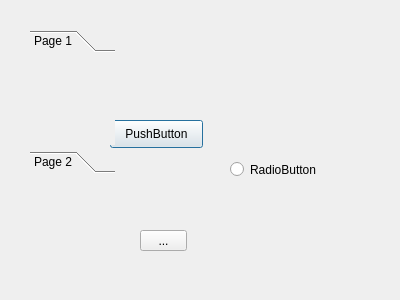
<?xml version="1.0" encoding="UTF-8"?>
<ui version="4.0">
 <class>TestDialog</class>
 <widget class="QDialog" name="TestDialog">
  <property name="geometry">
   <rect>
    <x>0</x>
    <y>0</y>
    <width>400</width>
    <height>300</height>
   </rect>
  </property>
  <property name="windowTitle">
   <string>Dialog</string>
  </property>
  <widget class="QPushButton" name="pushButton">
   <property name="geometry">
    <rect>
     <x>110</x>
     <y>120</y>
     <width>93</width>
     <height>28</height>
    </rect>
   </property>
   <property name="text">
    <string>PushButton</string>
   </property>
  </widget>
  <widget class="QToolButton" name="toolButton">
   <property name="geometry">
    <rect>
     <x>140</x>
     <y>230</y>
     <width>47</width>
     <height>21</height>
    </rect>
   </property>
   <property name="text">
    <string>...</string>
   </property>
  </widget>
  <widget class="QRadioButton" name="radioButton">
   <property name="geometry">
    <rect>
     <x>230</x>
     <y>160</y>
     <width>115</width>
     <height>19</height>
    </rect>
   </property>
   <property name="text">
    <string>RadioButton</string>
   </property>
  </widget>
  <widget class="QWidget" name="widget" native="true">
   <property name="geometry">
    <rect>
     <x>200</x>
     <y>10</y>
     <width>120</width>
     <height>80</height>
    </rect>
   </property>
  </widget>
  <widget class="QToolBox" name="toolBox">
   <property name="geometry">
    <rect>
     <x>30</x>
     <y>30</y>
     <width>85</width>
     <height>143</height>
    </rect>
   </property>
   <property name="currentIndex">
    <number>0</number>
   </property>
   <widget class="QWidget" name="page">
    <property name="geometry">
     <rect>
      <x>0</x>
      <y>0</y>
      <width>85</width>
      <height>85</height>
     </rect>
    </property>
    <attribute name="label">
     <string>Page 1</string>
    </attribute>
   </widget>
   <widget class="QWidget" name="page_2">
    <property name="geometry">
     <rect>
      <x>0</x>
      <y>0</y>
      <width>85</width>
      <height>85</height>
     </rect>
    </property>
    <attribute name="label">
     <string>Page 2</string>
    </attribute>
   </widget>
  </widget>
 </widget>
 <resources/>
 <connections/>
</ui>
